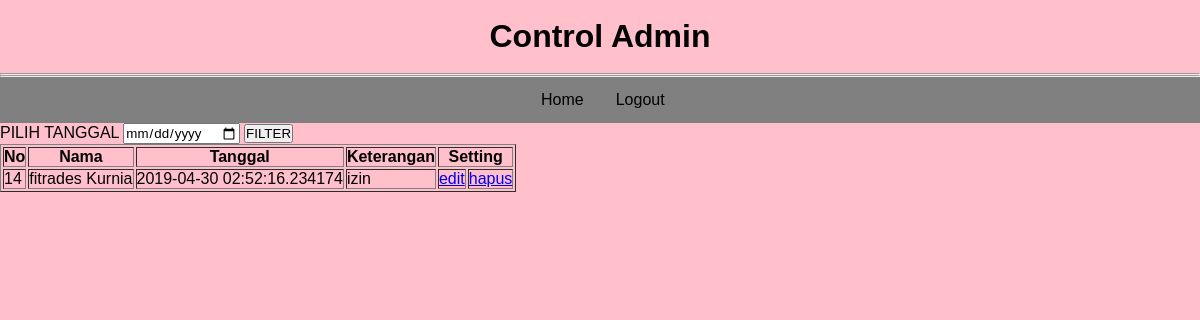
The page /indexadmin.php?tanggal=2019-04-30 02:52:16.234174 on the database its author committed.
### tables this page shows
CREATE TABLE `absensi` (
  `id` int(4) NOT NULL,
  `nama` varchar(100) NOT NULL,
  `tanggal` timestamp(6) NOT NULL DEFAULT CURRENT_TIMESTAMP(6) ON UPDATE CURRENT_TIMESTAMP(6),
  `keterangan` varchar(50) NOT NULL
);

### indexadmin.php (the view, shortened to what this page needs)
<?php
include 'koneksi.php';
 ?>
<!DOCTYPE html>
<html lang="en">
<head>
</head>
<body>
    <div class="header">
        <br>
        <center><h1>Control Admin</h1></center><br><hr><hr>
        <center><ul>
        <li><a href="indexadmin.php">Home</a></li>
        <li><a href="Admin.php">Logout</a></li>
        </ul></center>
    </div>
    <form method="get">
            <label>PILIH TANGGAL</label>
            <input type="date" name="tanggal">
            <input type="submit" value="FILTER">
        </form>
    <table border="">
        <tr>
            <th>No</th>
            <th>Nama</th>
            <th>Tanggal</th>
            <th>Keterangan</th>
            <th  colspan="2">Setting</th>
        </tr>
<?php
            if(isset($_GET['tanggal'])){
                $tgl = $_GET['tanggal'];
                $sql = mysqli_query($koneksi,"SELECT * FROM absensi WHERE tanggal LIKE '$tgl%'");
            }else{
                $sql = mysqli_query($koneksi,"SELECT * FROM absensi");
            }
            while($row = mysqli_fetch_array($sql)){
            ?>
              <tr>
                 <td><?= $row['id']?></td>
                 <td><?= $row['nama'] ?></td>
                 <td><?= $row['tanggal'] ?></td>
                 <td><?= $row['keterangan'] ?></td>
                 <td><a href="edit.php?id=<?= $row['id']; ?>">edit</a></td>
                 <td><a href="hapus.php?id=<?= $row['id']; ?>">hapus</a></td>
             </tr>
            <?php
            }
            ?>
</body>
</html>

### indexadmin.php (style rules this page uses)
* { font-family: sans-serif; margin: 0%; padding: 0%; }
body { background-color: pink; }
ul { list-style-type: none; margin: 0; padding-left: 525px; overflow: hidden; background-color: grey; }
li { float: left; }
li a { display: block; color: black; text-align: center; padding: 14px 16px; text-decoration: none; }

### rows shown on the page
absensi: id "14", nama "fitrades Kurnia", tanggal "2019-04-30 02:52:16.234174", keterangan "izin"
